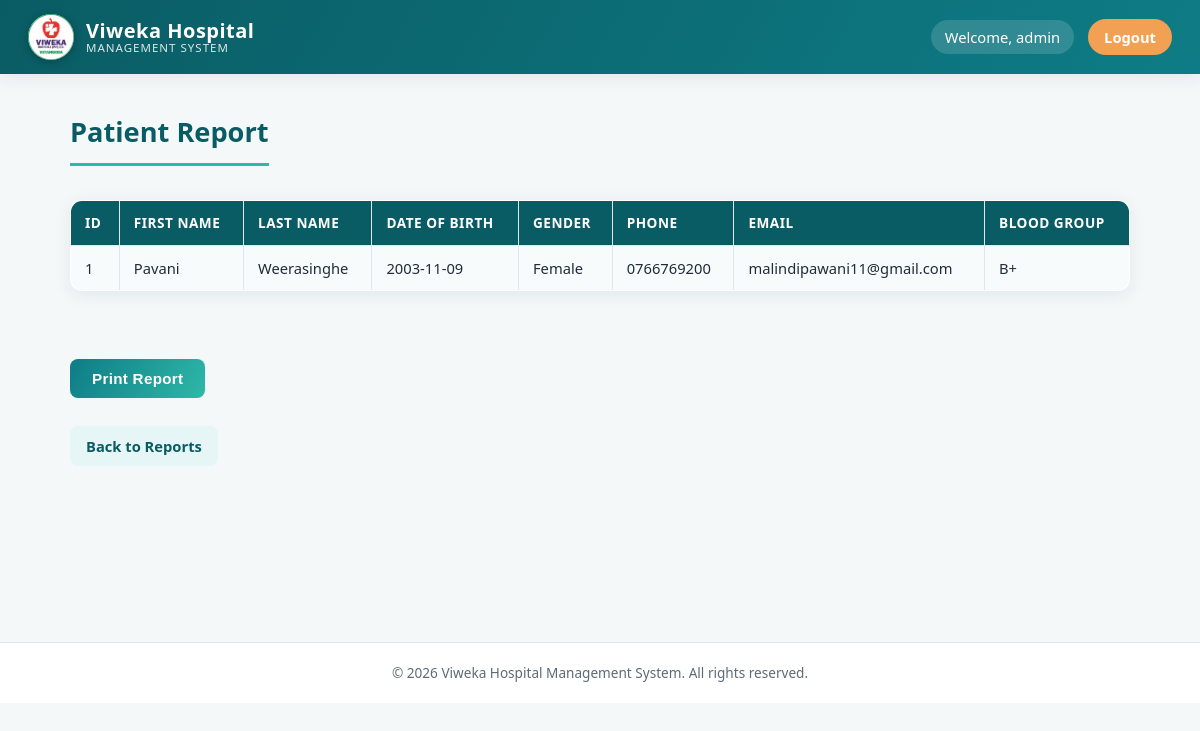
The page /patient_report.php (signed in) on the database its author committed.
### tables this page shows
CREATE TABLE `patients` (
  `patient_id` int(11) NOT NULL,
  `first_name` varchar(100) NOT NULL,
  `last_name` varchar(100) NOT NULL,
  `dob` date DEFAULT NULL,
  `gender` varchar(20) DEFAULT NULL,
  `phone` varchar(20) DEFAULT NULL,
  `email` varchar(100) DEFAULT NULL,
  `address` text DEFAULT NULL,
  `blood_group` varchar(10) DEFAULT NULL,
  `created_at` timestamp NOT NULL DEFAULT current_timestamp()
);

### patient_report.php (the view, shortened to what this page needs)
<?php
include "db.php";
$sql = "SELECT * FROM patients
        ORDER BY patient_id DESC";
$result = $conn->query($sql);
?>
<!DOCTYPE html>
<html>
<head>
    <link rel="stylesheet" href="css/style.css">
</head>
<body>
<?php include __DIR__ . '/includes/header.php'; ?>
<main class="page-wrapper">
<h1>Patient Report</h1>
<table border="1" cellpadding="10">
<tr>
    <th>ID</th>
    <th>First Name</th>
    <th>Last Name</th>
    <th>Date of Birth</th>
    <th>Gender</th>
    <th>Phone</th>
    <th>Email</th>
    <th>Blood Group</th>
</tr>
<?php while ($row = $result->fetch_assoc()) { ?>
<tr>
    <td><?php echo $row['patient_id']; ?></td>
    <td><?php echo $row['first_name']; ?></td>
    <td><?php echo $row['last_name']; ?></td>
    <td><?php echo $row['dob']; ?></td>
    <td><?php echo $row['gender']; ?></td>
    <td><?php echo $row['phone']; ?></td>
    <td><?php echo $row['email']; ?></td>
    <td><?php echo $row['blood_group']; ?></td>
</tr>
<?php } ?>
</table>
<br>
<button onclick="window.print()">
    Print Report
</button>
<br><br>
<a href="reports.php">
    Back to Reports
</a>
</main>
<?php include __DIR__ . '/includes/footer.php'; ?>
</body>
</html>

### css/style.css (style rules this page uses)
:root { --primary: #0e7c86; --primary-dark: #0a5c64; --primary-light: #e6f5f6; --accent: #2fb8a8; --accent-2: #f2a154; --success: #1f9d55; --success-bg: #e8f8ee; --danger: #d64545; --danger-bg: #fdecec; --text-dark: #1f2d3a; --text-muted: #5c6b78; --bg: #f4f8f9; --card-bg: #ffffff; --border: #e1e8ea; --radius: 12px; --shadow: 0 4px 18px rgba(16, 42, 47, 0.08); --shadow-lg: 0 12px 32px rgba(16, 42, 47, 0.14); --font: 'Segoe UI', 'Poppins', Arial, sans-serif; }
* { box-sizing: border-box; }
html, body { margin: 0; padding: 0; font-family: var(--font); background: var(--bg); color: var(--text-dark); line-height: 1.5; }
.page-wrapper { max-width: 1100px; margin: 28px auto 60px; padding: 0 20px; min-height: 60vh; }
h1 { color: var(--primary-dark); font-size: 1.7rem; margin: 10px 0 18px; border-bottom: 3px solid var(--accent); padding-bottom: 10px; display: inline-block; }
a { color: var(--primary); text-decoration: none; }
.card, form, table { background: var(--card-bg); border-radius: var(--radius); box-shadow: var(--shadow); }
.page-wrapper > a { display: inline-block; margin: 4px 10px 12px 0; padding: 9px 16px; background: var(--primary-light); color: var(--primary-dark); border-radius: 8px; font-weight: 600; font-size: 0.92rem; transition: background 0.15s ease, transform 0.15s ease; }
button, input[type=submit], .btn { display: inline-block; margin-top: 18px; padding: 11px 22px; background: linear-gradient(120deg, var(--primary), var(--accent)); color: #fff; border: none; border-radius: 8px; font-size: 0.95rem; font-weight: 700; letter-spacing: 0.3px; cursor: pointer; transition: transform 0.15s ease, box-shadow 0.15s ease; text-decoration: none; }
table { width: 100%; border-collapse: collapse; margin: 16px 0 26px; overflow: hidden; }
table, th, td { border: 1px solid var(--border) !important; }
th { background: var(--primary-dark); color: #fff; padding: 12px 14px; text-align: left; font-size: 0.85rem; text-transform: uppercase; letter-spacing: 0.5px; }
td { padding: 11px 14px; font-size: 0.92rem; color: var(--text-dark); }
tr:nth-child(even) td { background: #f8fbfb; }

### rows shown on the page
patients: patient_id "1", first_name "Pavani", last_name "Weerasinghe", dob "2003-11-09", gender "Female", phone "0766769200", email "malindipawani11@gmail.com", blood_group "B+"

### other values the page prints
$__viweka_username "admin"
